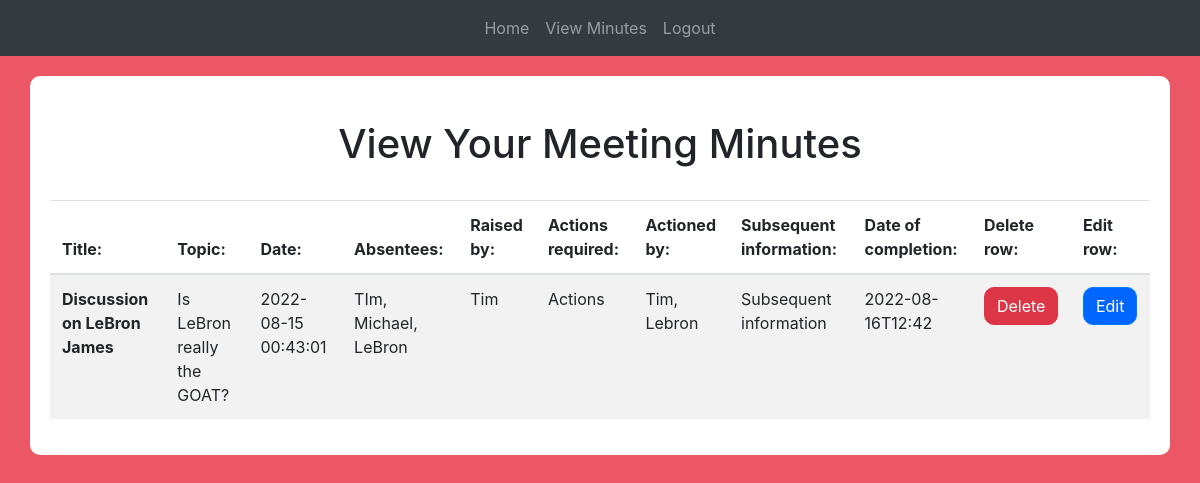
/search (signed in), run on an earlier commit of the app's database.
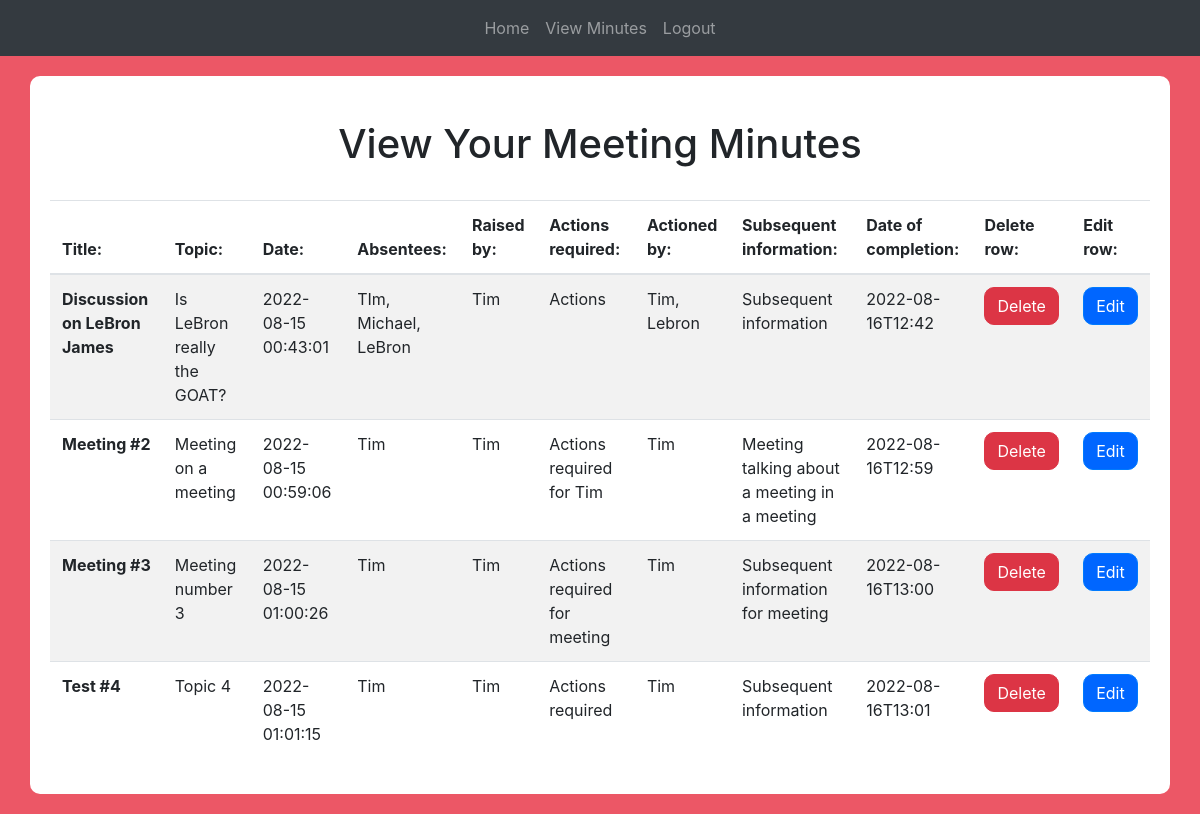
And on a later commit of the database.
### website/models.py (models this page shows)
class Meeting(db.Model):
    id = db.Column(db.Integer, primary_key=True)
    time = db.Column(db.DateTime(timezone=True), default=func.now())
    title = db.Column(db.String(1000))
    topic = db.Column(db.String(1000))
    attendees = db.Column(db.String(100))
    raised_by = db.Column(db.String(100))
    actions_required = db.Column(db.String(100))
    actioned_by = db.Column(db.String(100))
    subsequent_information = db.Column(db.String(100))
    end_time = db.Column(db.String(100))
    user_id = db.Column(db.Integer, db.ForeignKey("user.id"))

### website/views.py (the view)
@views.route("/search", methods=["GET", "POST"])
@login_required
def search_meeting():
    if request.method == "POST":
        search = request.form.get("search")
        meetings = Meeting.query.filter(Meeting.title.contains(search)).all()
        return render_template("minutes.html", meetings=meetings, user=current_user)
    return render_template("minutes.html", user=current_user)

### website/__init__.py (called while the page is built)
def create_app():
    app = Flask(__name__)
    app.config["SECRET_KEY"] = "thisissecret"
    app.config["SQLALCHEMY_DATABASE_URI"] = f"sqlite:///{DB_NAME}"
    db.init_app(app)
    from .views import views
    from .auth import auth
    app.register_blueprint(views, url_prefix="/")
    app.register_blueprint(auth, url_prefix="/")
    from .models import Meeting, User
    create_database(app)
    login_manager = LoginManager()
    login_manager.login_view = "auth.login"
    login_manager.init_app(app)
    @login_manager.user_loader
    def load_user(id):
        return User.query.get(int(id))
    return app

### website/templates/minutes.html (shortened to what this page needs)
{% extends "base.html" %} {% block title %}Minutes{% endblock %}
{% block content%}
<br/>
<h1 align = "center"> View Your Meeting Minutes</h1>
<br/>
  <table class="table table-striped center">
    <thead>
      <tr>
        <th>Title:</th>
        <th>Topic:</th>
        <th>Date:</th>
        <th>Absentees:</th>
        <th>Raised by:</th>
        <th>Actions required:</th>
        <th>Actioned by:</th>
        <th>Subsequent information:</th>
        <th>Date of completion:</th>
        <th>Delete row:</th>
        <th>Edit row:</th>
      </tr>
    </thead>
    <tbody>
      {% for meeting in user.meetings %}
      <tr>
        <th scope="row">{{ meeting.title }}</th>
        <td>{{ meeting.topic }}</td>
        <td>{{ meeting.time }}</td>
        <td>{{ meeting.attendees }}</td>
        <td>{{ meeting.raised_by }}</td>
        <td>{{ meeting.actions_required }}</td>
        <td>{{ meeting.actioned_by }}</td>
        <td>{{ meeting.subsequent_information }}</td>
        <td>{{ meeting.end_time }}</td>
        <td>
          <button type="button" class="btn btn-danger" data-toggle="modal" data-target="#deleteModal{{ meeting.id }}">
            Delete
          </button>
      </td>
      <td>
        <button type="button" class="btn btn-primary" data-toggle="modal" data-target="#editModal{{ meeting.id }}">
          Edit
        </button>
      </td>
    </tr>
    {% endfor %}
  </tbody>
</table>
{% endblock %}

### website/templates/base.html (shortened to what this page needs)
<!DOCTYPE html>
<html>
  <head>
    <link
      rel="stylesheet"
      href="https://stackpath.bootstrapcdn.com/bootstrap/4.4.1/css/bootstrap.min.css"
    />
    <link
      rel="stylesheet"
      href="https://stackpath.bootstrapcdn.com/font-awesome/4.7.0/css/font-awesome.min.css"
    />
  </head>
  <body>
    <nav class="navbar navbar-expand-lg navbar-dark bg-dark">
      <div class="collapse navbar-collapse" id="navbar">
        <div class="navbar-nav center mx-auto">
          {% if user.is_authenticated %}
          <a class="nav-item nav-link" id="home" href="/">Home</a>
          <a class ="nav-item nav-link" id="minutes" href="/minutes">View Minutes</a>
          <a class="nav-item nav-link" id="logout" href="/logout">Logout</a>
          {% else %}
          <a class="nav-item nav-link" id="login" href="/login">Login</a>
          <a class="nav-item nav-link" id="signUp" href="/sign-up">Sign Up</a>
          {% endif %}
        </div>
      </div>
    </nav>
    <div class="container">{% block content %} {% endblock %}</div>
  </body>
</html>

### website/templates/base.html (style rules this page uses)
body { background-color: #EC5766; }
.container { background-color: white; border-radius: 10px; padding: 20px; margin-top: 20px; margin-bottom: 20px; }
.btn { border-radius: 10px; }
.btn-primary { background-color: #0066ff; }

What changed in the data, as far as the page shows it:
added Meeting: title "Meeting #2", topic "Meeting on a meeting", time "2022-08-15 00:59:06", attendees "Tim", raised_by "Tim", actions_required "Actions required for Tim", actioned_by "Tim", subsequent_information "Meeting talking about a meeting in a meeting", end_time "2022-08-16T12:59"
added Meeting: title "Meeting #3", topic "Meeting number 3", time "2022-08-15 01:00:26", attendees "Tim", raised_by "Tim", actions_required "Actions required for meeting", actioned_by "Tim", subsequent_information "Subsequent information for meeting", end_time "2022-08-16T13:00"
added Meeting: title "Test #4", topic "Topic 4", time "2022-08-15 01:01:15", attendees "Tim", raised_by "Tim", actions_required "Actions required", actioned_by "Tim", subsequent_information "Subsequent information", end_time "2022-08-16T13:01"
